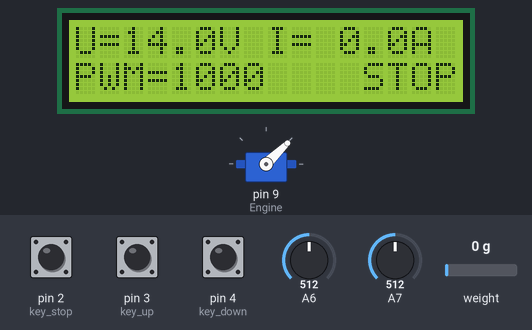
The sketch below on a simulated Arduino Uno, built with avr-gcc and run on an emulated ATmega328P. Parts: servo, 16×2 character LCD. The test bench sets the inputs (shaded band); at power-on: pin 2 (key_stop) HIGH, A6 = 512, A7 = 512, pin 3 (key_up) HIGH, pin 4 (key_down) HIGH, weight on the scale 0 g. What the sketch prints to the serial monitor is not drawn.

Above: at 1.8 s.
1.9 s: pin 2 (key_stop) pulled LOW for 0.15 s
At 2.2 s:
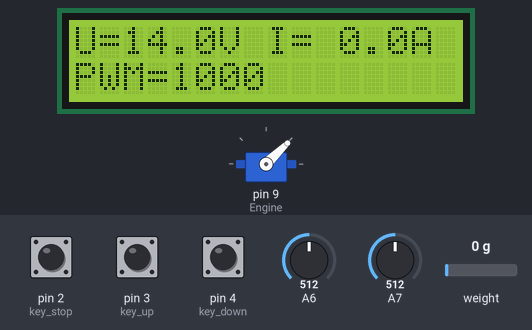
3.7 s: A6 set to 716
At 5.0 s:
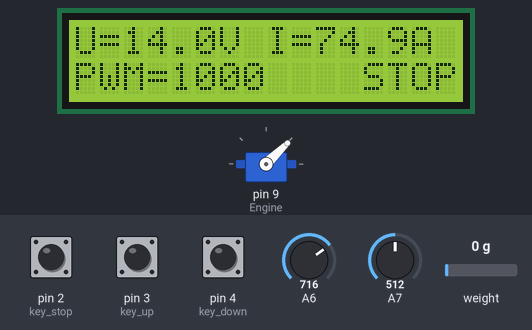
5.3 s: A7 set to 716
At 6.2 s:
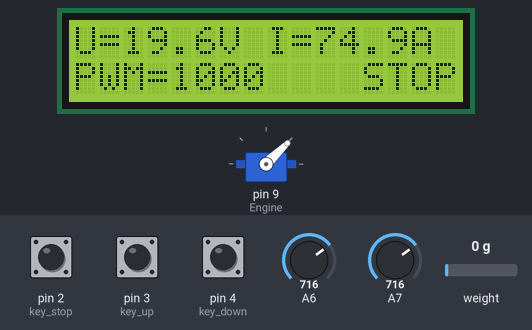
6.9 s: pin 3 (key_up) pulled LOW for 0.15 s
At 8.2 s:
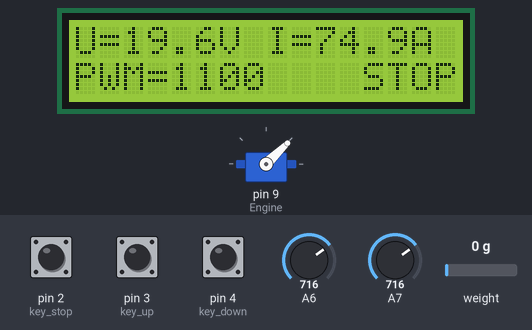
8.5 s: pin 2 (key_stop) pulled LOW for 1 s
At 9.3 s:
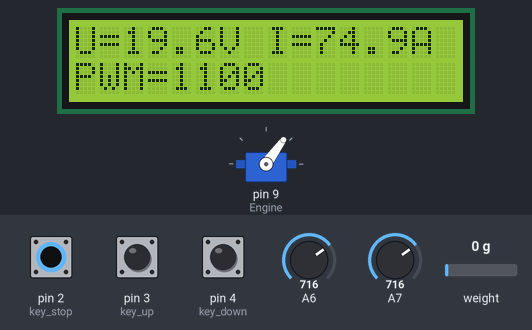
11.0 s: pin 3 (key_up) pulled LOW for 1 s
At 12.1 s:
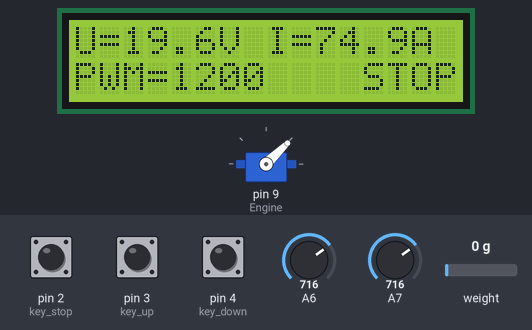
Timing chart, 0 to 14.0 s (numbered marks = the images above; inputs shaded):
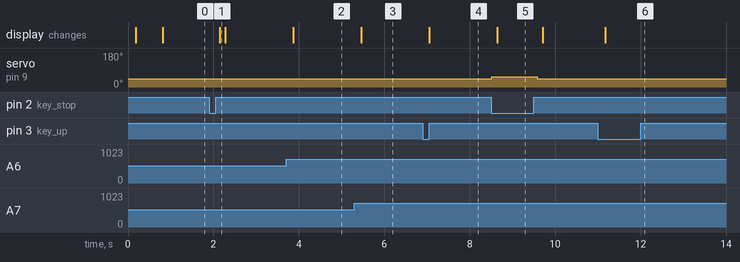

Measured:
- after the input at 1.9 s, the display: changes after 0.24 s (image 1)
- after the input at 3.7 s, the display: changes after 0.17 s (image 2)
- after the input at 5.3 s, the display: changes after 0.16 s (image 3)
- after the input at 6.9 s, the display: changes after 0.16 s (image 4)
- after the input at 8.5 s, servo on pin 9 (Engine): 44° → 54° at once, → 44° 1.1 s later; the display: changes after 0.15 s (image 5)
- after the input at 11.0 s, the display: changes after 0.17 s (image 6)

The sketch:

_______________________________.ino
```cpp
#include <Wire.h>
#include <LiquidCrystal_PCF8574.h>
#include <Servo.h>

#include <Q2HX711.h>

const byte key_down = 4;
const byte key_up = 3;
const byte key_stop = 2;

const byte hx_data_pin = A1;
const byte hx_clock_pin = A0;

const uint16_t hx_scaler = 500;
int32_t hx_zero_value;
int32_t hx_zero_summ = 0;
int8_t hx_sample_counter = 0;

Q2HX711 hx711(hx_data_pin, hx_clock_pin);

LiquidCrystal_PCF8574 lcd(0x3F);  // установите для ЖК-дисплея 0x27 0x3F для 16-ти символов и 2-строчного дисплея

Servo Engine;  // создать серво-объект для управления сервоприводом

uint16_t pwm_value;
uint16_t prev_pwm_value;

boolean prev_key1, prev_key2, prev_key3;

char line1[17] = "U=12.0V I=1.5A  ";
char line2[17] = "PWM=1000    STOP";

char stop_line[] = "STOP";

void setup()
{
  int error;

  pinMode(key_down, INPUT_PULLUP);
  pinMode(key_up, INPUT_PULLUP);
  pinMode(key_stop, INPUT_PULLUP);

  prev_key1 = HIGH;
  prev_key2 = HIGH;
  prev_key3 = HIGH;

  pwm_value = 1000;
  prev_pwm_value = 1000;

  Engine.attach(9);
  Engine.writeMicroseconds(pwm_value);

  hx711.read();

  Serial.begin(115200);
  Serial.println("LCD...");

  while (! Serial);

  Serial.println("Dose: check for LCD");

  Wire.begin();
  Wire.beginTransmission(0x3F);
  error = Wire.endTransmission();

  if (error == 0)
  {
    Serial.println("LCD found.");

  }
  else
  {
    Serial.print("Error: ");
    Serial.print(error);
    Serial.println(": LCD not found.");
  }

  lcd.begin(16, 2);                    //  инициализировать lcd
  lcd.setBacklight(255);
  lcd.home();
  lcd.clear();
  lcd.print("Engine");
  lcd.setCursor(0, 1);
  lcd.print("tester");

  delay(500);
}

void loop()
{
  boolean now_key1 = digitalRead(key_down);
  if (now_key1 != prev_key1)
  {
    if (now_key1 == LOW)
    {
      if (pwm_value >= 1000) pwm_value -= 100;
      else pwm_value = 900;
    }
    prev_key1 = now_key1;
  }

  boolean now_key2 = digitalRead(key_up);
  if (now_key2 != prev_key2)
  {
    if (now_key2 == LOW)
    {
      if (pwm_value <= 2000) pwm_value += 100;
      else pwm_value = 2100;
    }
    prev_key2 = now_key2;
  }

  uint16_t tmp_pwm_value = 1000;
  boolean now_key3 = digitalRead(key_stop);
  if (now_key3 == LOW) tmp_pwm_value = pwm_value;
  if (tmp_pwm_value != prev_pwm_value)
  {
    Engine.writeMicroseconds(tmp_pwm_value);
    prev_pwm_value = tmp_pwm_value;
  }

          //Измерение тока и напряжение

  uint16_t inU = analogRead(7);
  uint16_t inI = analogRead(6);
  float realU = float(inU) * 0.027425;  //Корректировка напряжения
  float realI = (float(inI)- 512.0)*5.0/1024/0.0133;   //Корректировка тока

  int32_t hx_curr_reading = hx711.read();
  if (hx_sample_counter < 10)
  {
    hx_sample_counter++;
    hx_zero_summ += hx_curr_reading;
    hx_zero_value = hx_zero_summ / hx_sample_counter;
  }

  int32_t real_weight = - (hx_curr_reading - hx_zero_value) / 224.5;  // Корректировка весов

  Serial.flush();
  Serial.print("U=");
  Serial.print(realU, 1);
  Serial.print("V I=");
  Serial.print(realI, 1);
  Serial.print("A PWM=");
  Serial.print(pwm_value);
  Serial.print(" T=");
  Serial.print(real_weight);
  Serial.print("g ");

  dtostrf(realU, 4, 1, line1 + 2);
  line1[6] = 'V';

  dtostrf(realI, 4, 1, line1 + 10);
  line1[14] = 'A';

  for (uint8_t i = 4; i < 16; i++) line2[i] = ' ';
  itoa(pwm_value, line2 + 4, 10);
  for (uint8_t i = 0; i < 16; i++) if (line2[i] == 0) line2[i] = ' ';

  if (now_key3 == HIGH)
  {
    uint8_t i = 0;
    while (stop_line[i] != 0)
    {
      line2[i + 12] = stop_line[i];
      i++;
    }
    Serial.println("STOP");
  } else {
    for (uint8_t i = 12; i < 16; i++) line2[i] = ' ';
    Serial.println("RUN");
  }

  line1[16] = 0;
  line2[16] = 0;

  lcd.setCursor(0, 0);
  lcd.print(line1);
  lcd.setCursor(0, 1);
  lcd.print(line2);

  if (Serial.available() > 0) {
    static uint16_t ser_pwm_value = 0;
    char inchar = Serial.read();
    if (isDigit(inchar)) {
      ser_pwm_value *= 10;
      ser_pwm_value += inchar - '0';
    } else {
      if (inchar == '\r') {
        if ((ser_pwm_value >= 900) && (ser_pwm_value <= 2100))
          pwm_value = ser_pwm_value;
      }
      ser_pwm_value = 0;
    }
  }

  // delay(100);
}
```
